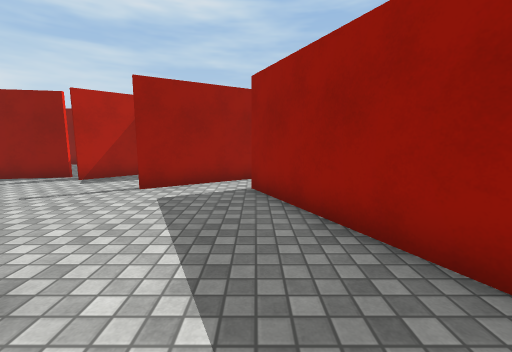
[1] (above)

17 first-person views from a walk through a 3-D level made in the Unity game engine. The camera is 1.3 m above the floor, tilts 8° down and sees 90° across. The floor is counted in squares, 1 m on a side. Each view is taken from the middle of a square. On the plan, view 1 faces up. The plan holds only what a view shows up to about 13 squares ahead; the rest is blank. The place goes on beyond the plan. Surface patterns are stand-ins for the level's own textures.

[2]
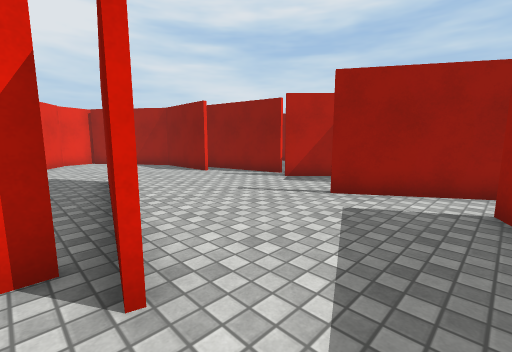

[3]
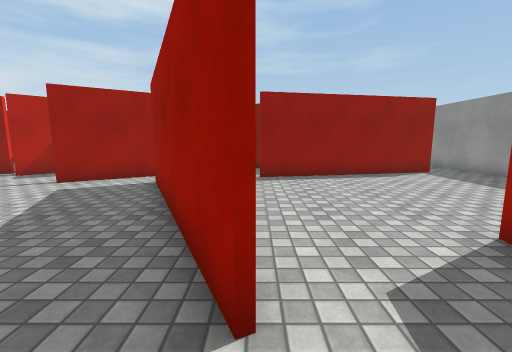

[4]
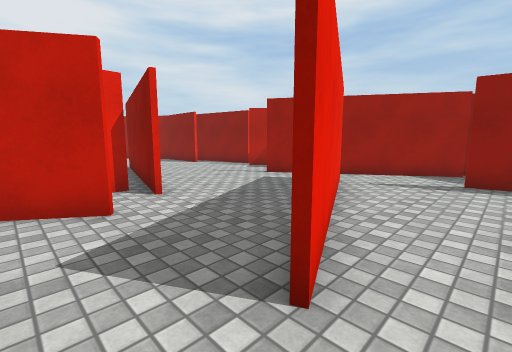

[5]
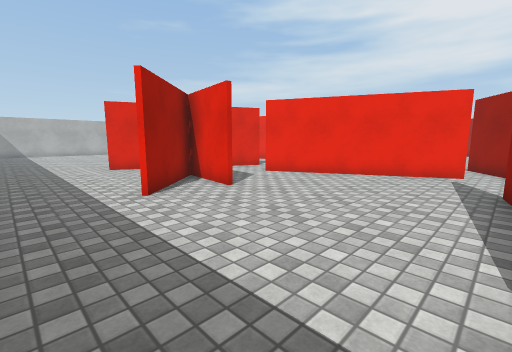

[6]
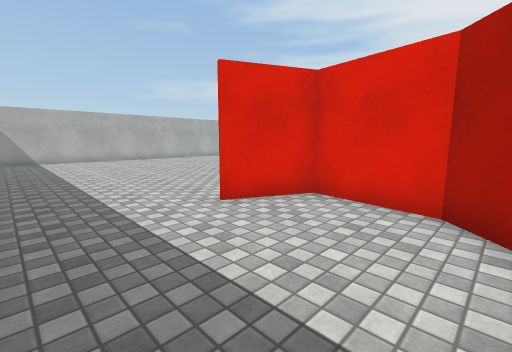

[7]
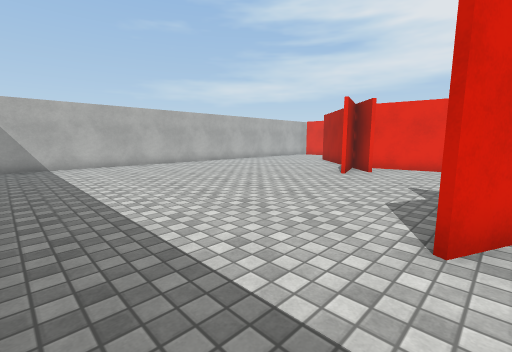

[8]
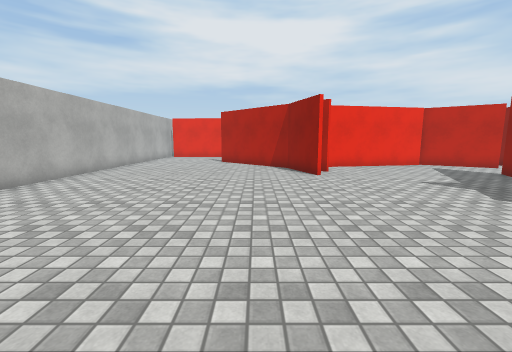

[9]
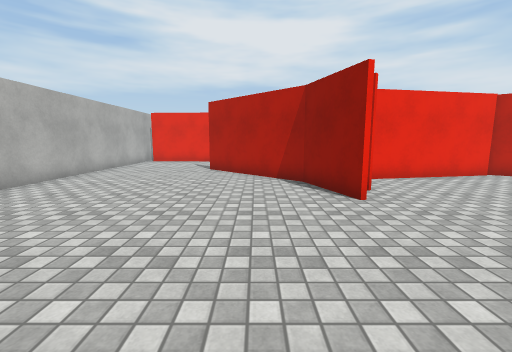

[10]
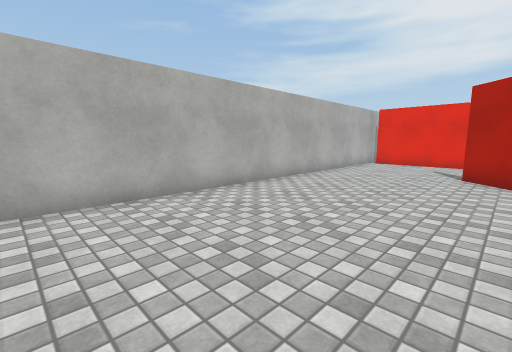

[11]
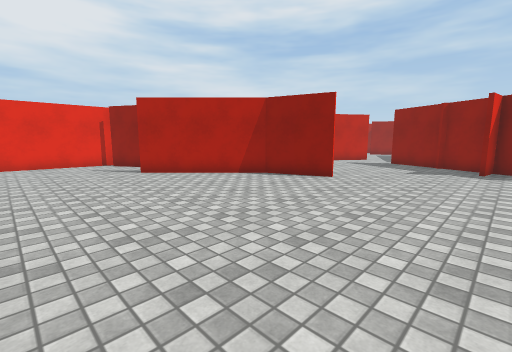

[12]
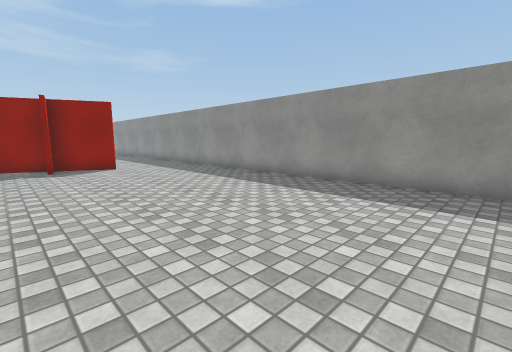

[13]
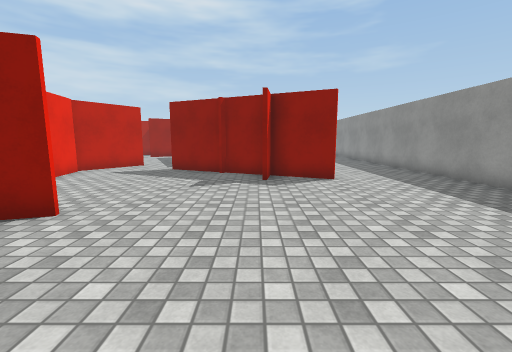

[14]
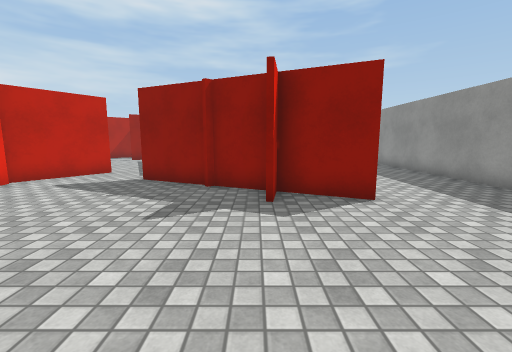

[15]
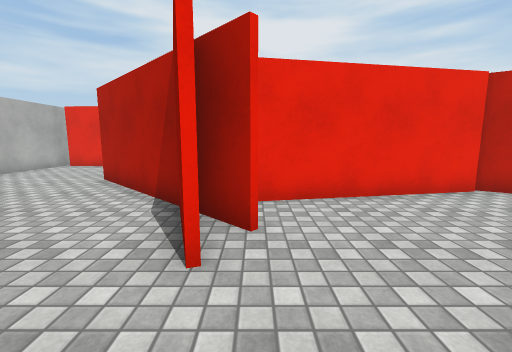

[16]
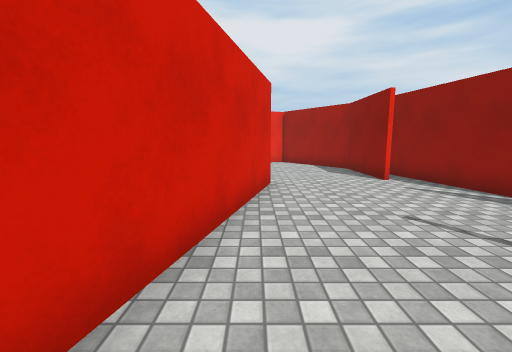

[17]
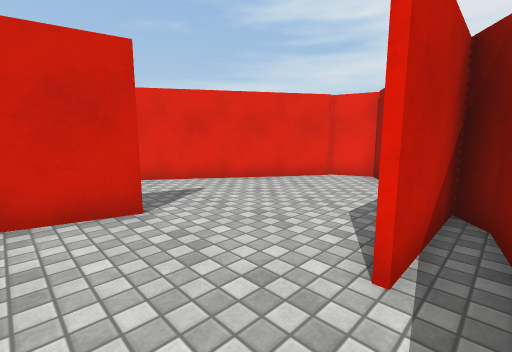

### Floor plan
Points are (right, up) in squares from view 1. A wall is a line through its corners. A room is listed if a view was taken in it or the views show most of it. See-through windows are left out.
Room 1 (views 1, 3, 4, 5, 6, 7, 8, 9, 10, 11, 12, 13, 14, 15)
walls: (5.5, -3.4) (7.8, -4.4); (3.6, -2.7) (1.2, -1.6); (1.6, -8.7) (-1, -9.5); (7.7, -4.6) (3.7, -2.7); (0.5, -8) (-4.5, -13.1); (2.2, -1.9) (2.7, -2.1); (-0.8, -9.3) (1.5, -8.6); (6, -0.5) (8.7, 2.1); (6.8, 0.1) (5.9, -0.8); (-2.4, -2.3) (-1.2, -8.6); (-0.8, 0.3) (-2.6, -2.4); (6.4, 2.3) (5.3, -4.7); (-6.7, -12.2) (-8.1, -13); (0.4, 6.1) (3, 0.5); (11.7, -17.1) (11.7, 3.2); (-8.7, -13) (-8.8, -17.4); (10.2, 9.3) (3.1, 7.9); (3, 10.5) (-0.7, 8.2); (3.2, 10.8) (2.8, 11.1); (-9.1, -17.7) (11.1, -17.7)
ways out: opening at (0.5, 1) to room 2; opening at (0.5, 7) to room 2; opening at (11, 9)
Room 2 (views 2, 16, 17)
walls: (-8.7, 3.5) (-2.1, 1.7); (-9.2, 7.2) (-12.7, 7.2) (-14.2, 6.1); (-6.4, 8.9) (-11.8, 7.9) (-12.5, 7.4) (-9.2, 7.4); (-3, 1.3) (-3, 0.8); (-4.4, 9.7) (-5.8, 8.2); (-0.7, 8.2) (-3.2, 6.6); (0, 7) (0.4, 6.1); (-14.5, 2.4) (-10.2, -0.5); (2.9, 0.4) (-0.1, 6.9)
ways out: opening at (0.5, 1) to room 1; opening at (0.5, 7) to room 1; opening at (-9.5, 1.5); gap at (-3, 1)

Positions as (right, up) in squares from view 1, and headings:
1: (0, 0), facing up
2: (0, 1), facing up-left
3: (3, -1), facing up
4: (4, -1), facing up-left
5: (11, 8), facing down-left
6: (11, 0), facing down-left
7: (11, -4), facing down-left
8: (11, -11), facing left
9: (7, -11), facing left
10: (6, -12), facing down-left
11: (6, -17), facing up-left
12: (4, -17), facing up-right
13: (5, -13), facing up
14: (5, -10), facing up
15: (4, -8), facing left
16: (-1, 3), facing left
17: (-7, 8), facing down-left
